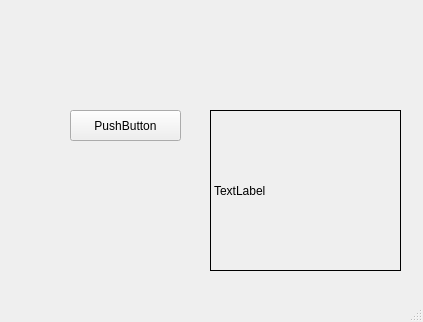
<?xml version="1.0" encoding="UTF-8"?>
<ui version="4.0">
 <class>MainWindow</class>
 <widget class="QMainWindow" name="MainWindow">
  <property name="geometry">
   <rect>
    <x>0</x>
    <y>0</y>
    <width>423</width>
    <height>322</height>
   </rect>
  </property>
  <property name="windowTitle">
   <string>MainWindow</string>
  </property>
  <widget class="QWidget" name="centralwidget">
   <widget class="QPushButton" name="pushButton">
    <property name="geometry">
     <rect>
      <x>70</x>
      <y>110</y>
      <width>111</width>
      <height>31</height>
     </rect>
    </property>
    <property name="text">
     <string>PushButton</string>
    </property>
   </widget>
   <widget class="QLabel" name="label">
    <property name="geometry">
     <rect>
      <x>210</x>
      <y>110</y>
      <width>191</width>
      <height>161</height>
     </rect>
    </property>
    <property name="frameShape">
     <enum>QFrame::Box</enum>
    </property>
    <property name="text">
     <string>TextLabel</string>
    </property>
   </widget>
  </widget>
  <widget class="QMenuBar" name="menubar">
   <property name="geometry">
    <rect>
     <x>0</x>
     <y>0</y>
     <width>423</width>
     <height>21</height>
    </rect>
   </property>
  </widget>
  <widget class="QStatusBar" name="statusbar"/>
 </widget>
 <resources/>
 <connections/>
 <slots>
  <slot>mybutton_clicked()</slot>
 </slots>
</ui>
